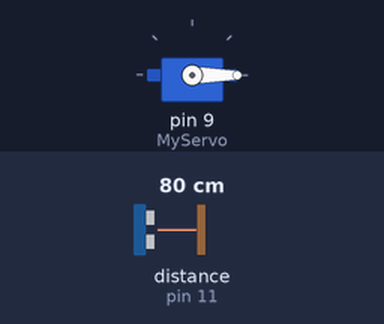
Bench run of a sketch on a simulated Arduino Uno, built with avr-gcc and run on an emulated ATmega328P. Shown: servo. Wiring (inferred from the names in the program): ultrasonic range finder: trigger pin 12; echo pin 11. The test bench sets the inputs (shaded band); at power-on: distance to the obstacle (sensor on pin 11) 80 cm. The echo pulse lasts 58.3 µs per cm; what the sketch prints to the serial monitor is not drawn.

Above: at 0.01 s.
1.3 s: distance to the obstacle (sensor on pin 11) set to 2 cm
At 1.9 s:
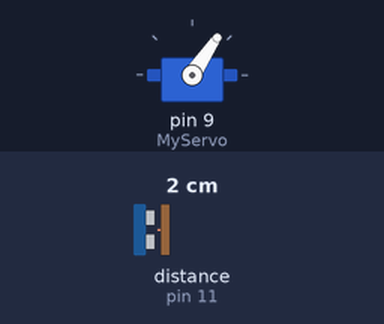
4.3 s: distance to the obstacle (sensor on pin 11) set to 299 cm
At 4.46 s:
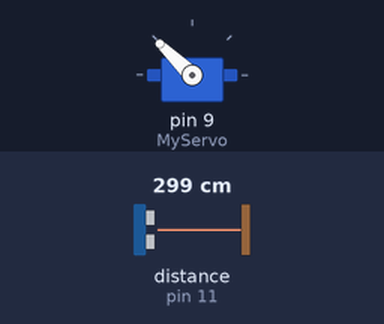
7.3 s: distance to the obstacle (sensor on pin 11) set to 250 cm
At 7.49 s:
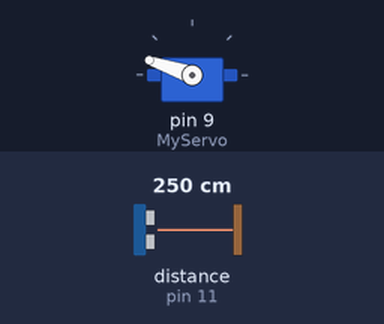
10.3 s: distance to the obstacle (sensor on pin 11) set to 9 cm
Timing chart, 0 to 14.3 s (numbered marks = the images above; inputs shaded):
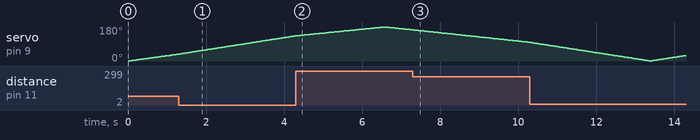

The sketch:

Servo_Radar.ino
```cpp
#include <Servo.h>
int trigPin=12;
int echoPin=11;
long duration;
long distance;
Servo MyServo;

void setup() {
  Serial.begin(9600);
  pinMode(trigPin,OUTPUT);
  pinMode(echoPin,INPUT);
  MyServo.attach(9);
}

void loop(){
    for(int i=0;i<180;i=i+1){
        MyServo.write(i);
        delay(30);
        distance = cal_Dist();
        Serial.print(i);
        Serial.print(",");
        Serial.print(distance);
        Serial.print(".");
     }
    for(int i=180;i>0;i=i-1){
        MyServo.write(i);
        delay(30);
        distance = cal_Dist();
        Serial.print(i);
        Serial.print(",");
        Serial.print(distance);
        Serial.print(".");
    }
}

    int cal_Dist(){
       digitalWrite(trigPin, LOW);
       delayMicroseconds(2);
       digitalWrite(trigPin, HIGH);
       delayMicroseconds(10);
       digitalWrite(trigPin, LOW);
       duration = pulseIn(echoPin, HIGH);
       distance= duration*0.034/2;
       return distance;
}
```
